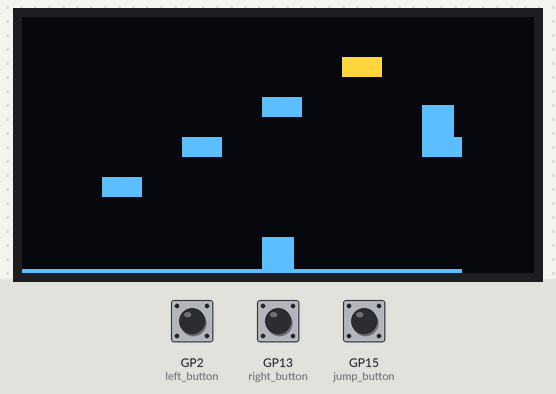
Bench run of a program on a simulated Raspberry Pi Pico running MicroPython. Parts: 128×64 one-colour display. The test bench sets the inputs (shaded band); at power-on: GP13 (right_button) HIGH, GP2 (left_button) HIGH, GP15 (jump_button) HIGH. The OLED is the two-colour kind (top 16 rows yellow).

Above: at 1.2 s.
1.3 s: GP13 (right_button) pulled LOW for 3.2 s
At 3.6 s:
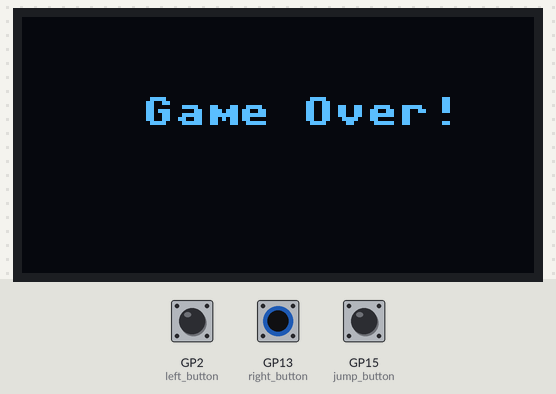
6.0 s: GP2 (left_button) pulled LOW for 1 s
At 7.6 s:
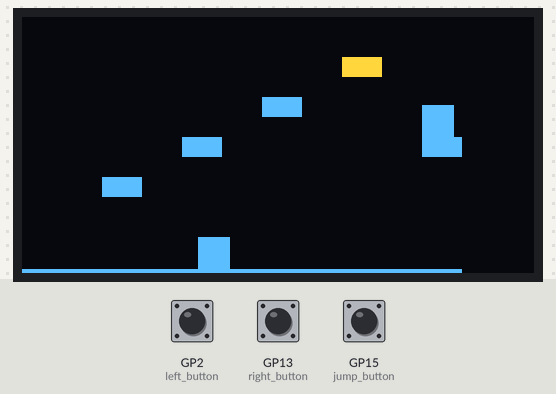
8.5 s: GP15 (jump_button) pulled LOW for 3.2 s
At 9.1 s:
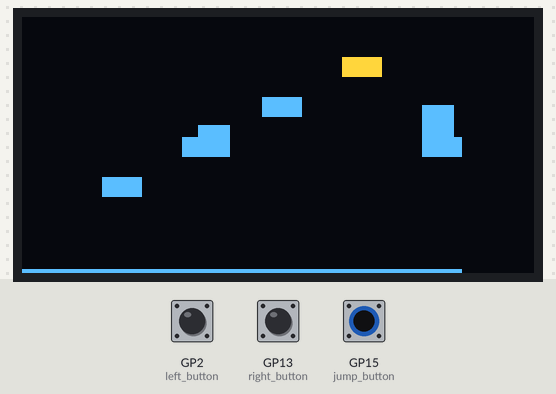
13.2 s: GP2 (left_button) pulled LOW for 0.15 s
At 14.5 s:
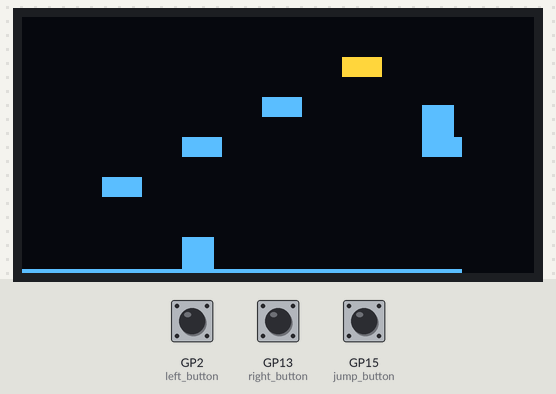
14.8 s: GP15 (jump_button) pulled LOW for 0.15 s
At 15.35 s:
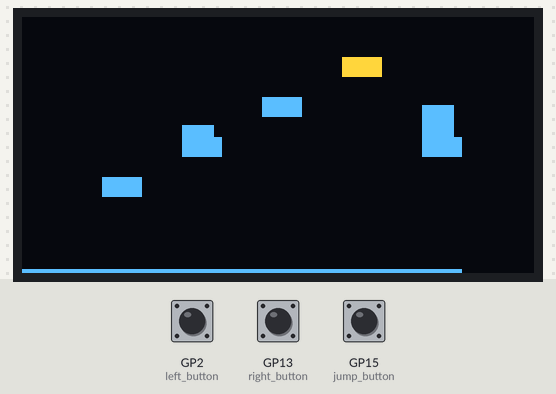
16.4 s: GP13 (right_button) pulled LOW for 3.2 s
At 21.1 s:
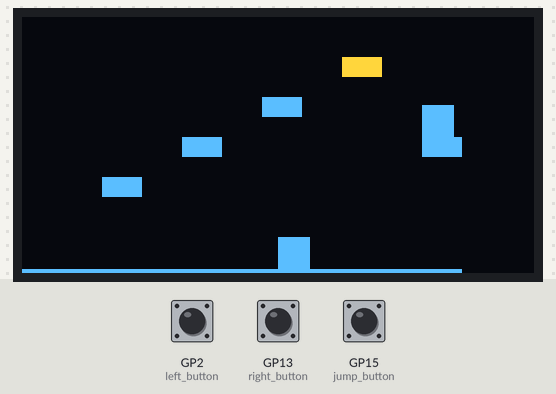

Measured:
- after the input at 1.3 s, the display: first changes after 0.09 s (image 1 shows a later state)
- after the input at 6.0 s, the display: first changes after 0.06 s (image 2 shows a later state)
- after the input at 8.5 s, the display: first changes after 0.09 s (image 3 shows a later state)
- after the input at 13.2 s, the display: first changes after 0.07 s (image 4 shows a later state)
- after the input at 14.8 s, the display: first changes at once (image 5 shows a later state)
- after the input at 16.4 s, the display: first changes after 0.07 s (image 6 shows a later state)
- what the display in image 1 shows lasts 1.1 s, from 3.2 s to 4.3 s

The program:

platform.py
```python
import time
from machine import Pin, I2C
import ssd1306
import random

# Initialize I2C for SSD1306 OLED
i2c = I2C(0, scl=Pin(21), sda=Pin(20))  # Use GPIO 22 for SCL and GPIO 21 for SDA
oled = ssd1306.SSD1306_I2C(128, 64, i2c)

# Game constants
PLAYER_WIDTH = 8
PLAYER_HEIGHT = 8
PLATFORM_WIDTH = 10
BOTTOM_WIDTH = 110
PLATFORM_HEIGHT = 5
GRAVITY = 1
JUMP_STRENGTH = 7

# Player position and velocity
player_x = 64 - PLAYER_WIDTH // 2
player_y = 50
player_dx = 0
player_dy = 0
exit_x, exit_y = 100, 22

on_ground = False

# Platforms
platforms = [
    [20, 40, PLATFORM_WIDTH],  # x, y, width
    [40, 30, PLATFORM_WIDTH],
    [60, 20, PLATFORM_WIDTH],
    [80, 10, PLATFORM_WIDTH],
    [100, 30, PLATFORM_WIDTH],
    [0, 63, BOTTOM_WIDTH]
]

# Buttons for control
left_button = Pin(2, Pin.IN, Pin.PULL_UP)  # GPIO 14 for left
right_button = Pin(13, Pin.IN, Pin.PULL_UP)  # GPIO 15 for right
jump_button = Pin(15, Pin.IN, Pin.PULL_UP)  # GPIO 16 for jump

def reset_game():
    global player_x, player_y, exit_x, exit_y
    player_x, player_y = 64, 50

def draw_player():
    oled.fill_rect(player_x, player_y, PLAYER_WIDTH, PLAYER_HEIGHT, 1)


def draw_exit():
    oled.fill_rect(exit_x, exit_y,8,8, 1)


def draw_platforms():
    for platform in platforms:
        oled.fill_rect(platform[0], platform[1], platform[2], PLATFORM_HEIGHT, 1)

def move_player():
    global player_x, player_y, player_dx, player_dy, on_ground

    # Apply gravity
    if not on_ground:
        player_dy += GRAVITY  # Gravity pulls the player down

    # Move left or right
    if not left_button.value():  # Button 1: Move left
        player_dx = -2
    elif not right_button.value():  # Button 2: Move right
        player_dx = 2
    else:
        player_dx = 0

    # Jump when button is pressed (Button 3)
    if not jump_button.value() and on_ground:
        player_dy = -JUMP_STRENGTH  # Jump velocity
        on_ground = False

    # Update player position based on velocity
    player_x += player_dx
    player_y += player_dy

    # Prevent the player from going out of bounds (left and right)
    if player_x < 0:
        player_x = 0
    elif player_x > 128 - PLAYER_WIDTH:
        player_x = 128 - PLAYER_WIDTH

    # Check for collision with platforms
    on_ground = False
    for platform in platforms:
        if (player_x + PLAYER_WIDTH > platform[0] and player_x < platform[0] + platform[2] and
            player_y + PLAYER_HEIGHT <= platform[1] and player_y + PLAYER_HEIGHT + player_dy >= platform[1]):
            player_y = platform[1] - PLAYER_HEIGHT  # Place player on top of the platform
            player_dy = 0  # Stop falling
            on_ground = True
            break

    # If the player is not on the ground, keep falling
    if not on_ground:
        if player_y >= 64 - PLAYER_HEIGHT:  # If player reaches the bottom
            player_y = 80 - PLAYER_HEIGHT
            player_dy = 0
            game_over()
            reset_game()

def check_win():
    if player_x == exit_x and player_y == exit_y:
        reset_game()
        oled.fill(0)
        oled.text("You Win!", 40, 30)
        oled.show()
        time.sleep(1)
        return True
    return False
def game_over():
    oled.fill(0)
    oled.text("Game Over!", 30, 20)
    oled.show()
    time.sleep(1)

# Main game loop
while True:
    oled.fill(0)  # Clear the screen

    # Move player based on input and gravity
    move_player()

    # Draw player and platforms
    draw_player()
    draw_exit()
    draw_platforms()
    if check_win():
        reset_game()
    # Update display
    oled.show()

    # Delay for smooth animation
    time.sleep(0.05)
```
